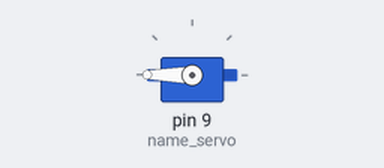
Simulated run of this sketch. Board: Arduino Uno, built with avr-gcc and run on an emulated ATmega328P. Shown: servo.

Above: at 0.1 s.
At 60.1 s:
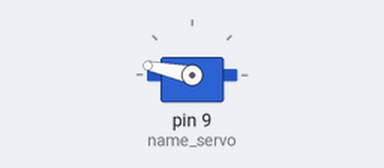
At 125.1 s:
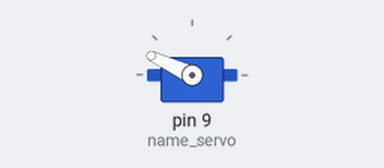
Timing chart, 0 to 126.6 s (numbered marks = the images above):
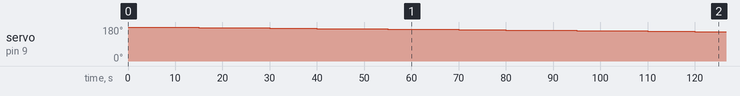

The sketch:

StairClimbingWalker.ino
```cpp
#include <Servo.h>

Servo name_servo;

int servo_position = 0;

void setup() {

  name_servo.attach (9);

}

void loop() {

  for (servo_position = 180; servo_position >= 0; servo_position -=1){

    name_servo.write(servo_position);
    delay(5000);
  }

  //for (servo_position=180; servo_position >= 0; servo_position -=1){

    //name_servo.write(servo_position);
    //delay(10);
  //}
}
```

Measured:
- by itself, servo on pin 9 (name_servo): moves from 180° to 155° over 120 s
